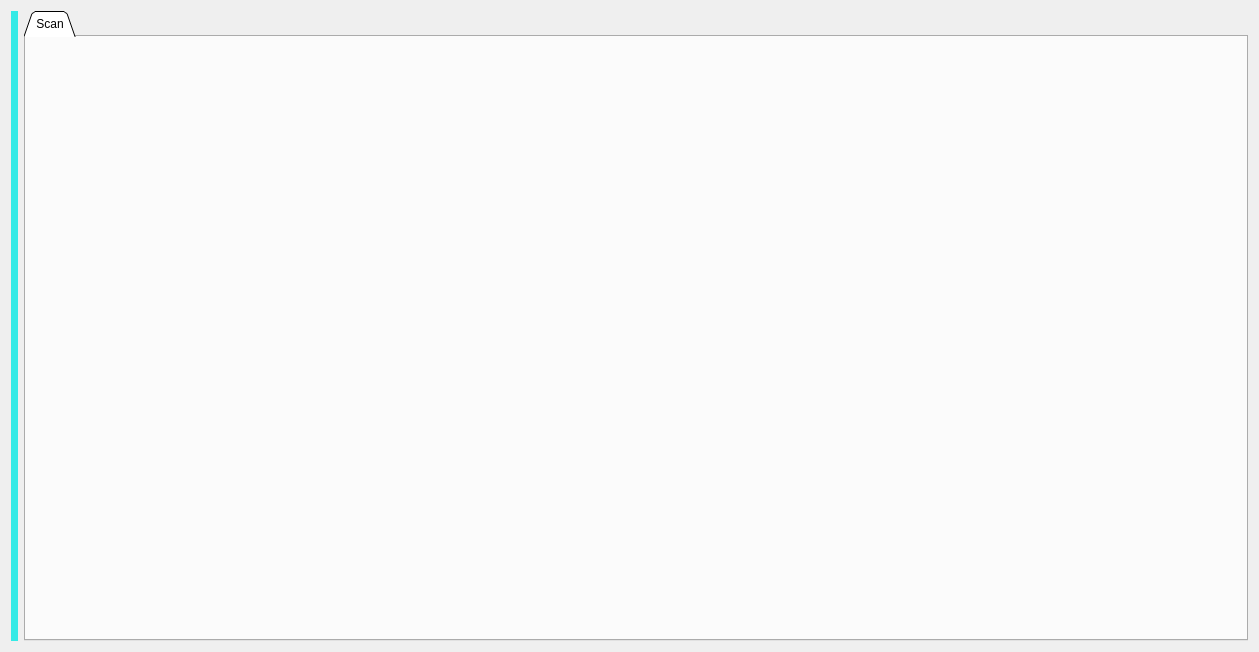
<?xml version="1.0" encoding="UTF-8"?>
<ui version="4.0">
 <class>clamav_gui</class>
 <widget class="QWidget" name="clamav_gui">
  <property name="geometry">
   <rect>
    <x>0</x>
    <y>0</y>
    <width>1259</width>
    <height>652</height>
   </rect>
  </property>
  <property name="windowTitle">
   <string>ClamAV-GUI</string>
  </property>
  <property name="windowIcon">
   <iconset resource="../resources.qrc">
    <normaloff>:/icons/icons/Clam.png</normaloff>:/icons/icons/Clam.png</iconset>
  </property>
  <layout class="QGridLayout" name="gridLayout">
   <item row="0" column="1" rowspan="3">
    <widget class="QTabWidget" name="tabWidget">
     <property name="tabShape">
      <enum>QTabWidget::Triangular</enum>
     </property>
     <property name="currentIndex">
      <number>0</number>
     </property>
     <widget class="QWidget" name="tab">
      <property name="maximumSize">
       <size>
        <width>16777215</width>
        <height>450</height>
       </size>
      </property>
      <attribute name="title">
       <string>Scan</string>
      </attribute>
     </widget>
    </widget>
   </item>
   <item row="0" column="0" rowspan="3">
    <widget class="QLabel" name="label">
     <property name="styleSheet">
      <string notr="true">background-color:#35eae6</string>
     </property>
     <property name="text">
      <string/>
     </property>
     <property name="pixmap">
      <pixmap resource="../resources.qrc">:/icons/icons/logo.png</pixmap>
     </property>
     <property name="scaledContents">
      <bool>false</bool>
     </property>
     <property name="alignment">
      <set>Qt::AlignLeading|Qt::AlignLeft|Qt::AlignTop</set>
     </property>
    </widget>
   </item>
  </layout>
 </widget>
 <resources>
  <include location="../resources.qrc"/>
 </resources>
 <connections>
  <connection>
   <sender>clamav_gui</sender>
   <signal>destroyed()</signal>
   <receiver>clamav_gui</receiver>
   <slot>slot_hideWindow()</slot>
   <hints>
    <hint type="sourcelabel">
     <x>199</x>
     <y>149</y>
    </hint>
    <hint type="destinationlabel">
     <x>199</x>
     <y>149</y>
    </hint>
   </hints>
  </connection>
 </connections>
 <slots>
  <slot>slot_hideWindow()</slot>
 </slots>
</ui>
